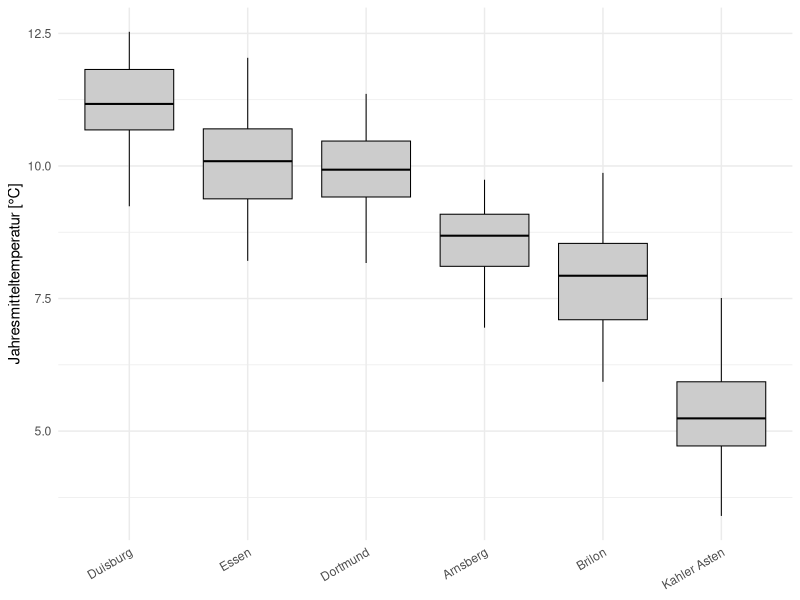
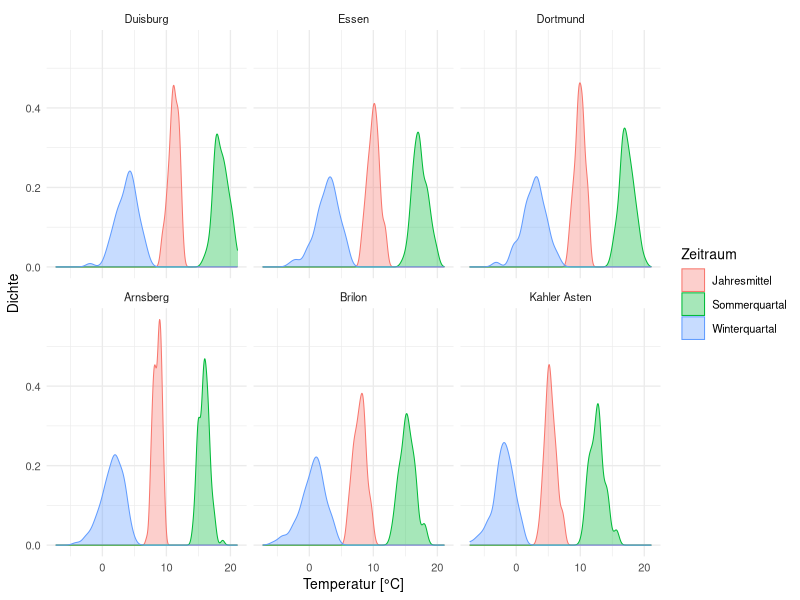
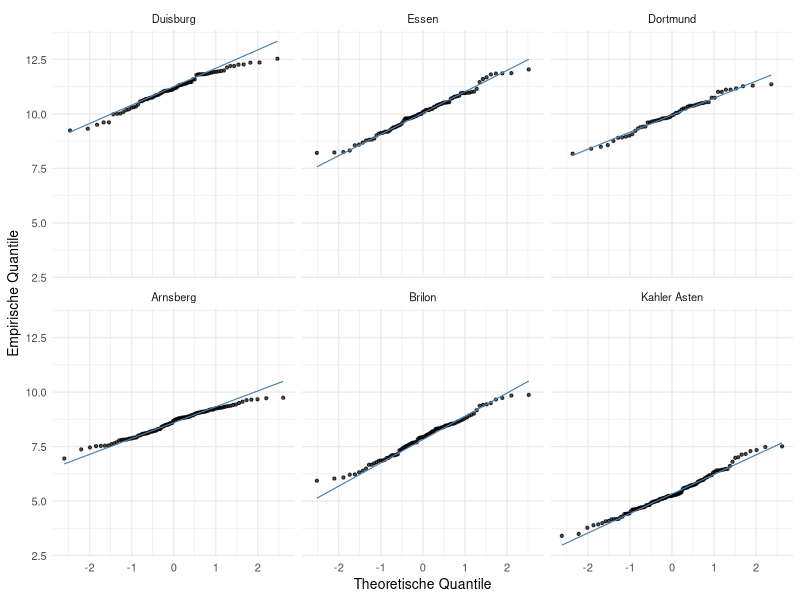
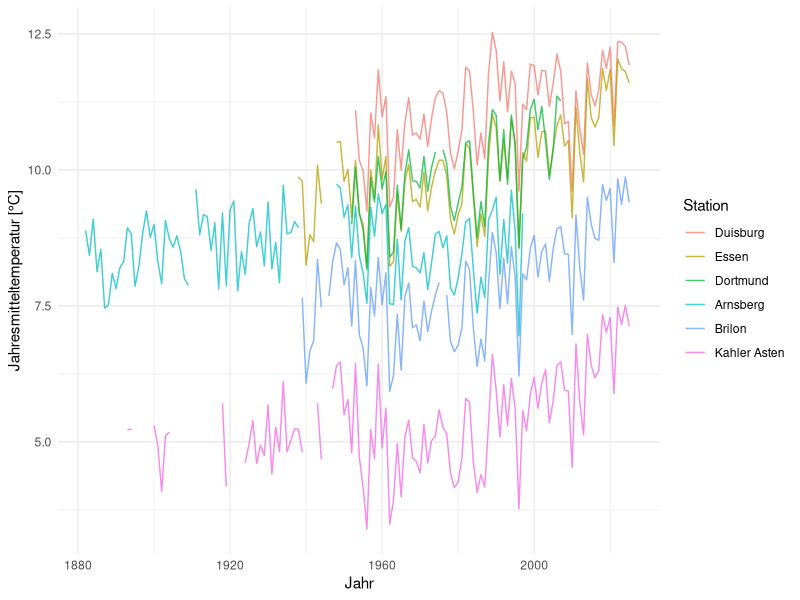

Reproduce these figures in R, in order.
# ============================================================
# 02 - Deskriptive Analyse
# Univariate/bivariate Kennzahlen, Verteilungsform je Station
# ============================================================

library(dplyr)
library(readr)
library(tidyr)
library(ggplot2)
library(patchwork)

df_weather <- read_csv("data/weather_clean.csv", show_col_types = FALSE) %>%
  mutate(station = factor(station,
    levels = c("Duisburg", "Essen", "Dortmund", "Arnsberg", "Brilon", "Kahler Asten")))

dir.create("plots", showWarnings = FALSE)

# ---- 1. Deskriptive Kennzahlen je Station (Jahres-, Winter-, Sommermittel) ----
descriptive_stats <- df_weather %>%
  select(station, annual, winter_djf, summer_jja) %>%
  pivot_longer(-station, names_to = "variable", values_to = "value") %>%
  group_by(station, variable) %>%
  summarise(
    n = sum(!is.na(value)),
    mean = mean(value, na.rm = TRUE),
    median = median(value, na.rm = TRUE),
    sd = sd(value, na.rm = TRUE),
    mad = mad(value, na.rm = TRUE),
    iqr = IQR(value, na.rm = TRUE),
    .groups = "drop"
  )

write_csv(descriptive_stats, "data/descriptive_stats.csv")
print(descriptive_stats, n = 20)

# ---- 2. Boxplots je Station (Ausreißer, Verteilungslage) ----
boxplot_annual <- ggplot(df_weather, aes(x = station, y = annual)) +
  geom_boxplot(fill = "grey80", color = "black", linewidth = 0.35,
               outlier.size = 1.2, outlier.alpha = 0.8) +
  labs(x = NULL, y = "Jahresmitteltemperatur [°C]") +
  theme_minimal(base_size = 11) +
  theme(axis.text.x = element_text(angle = 30, hjust = 1))

ggsave("plots/boxplot_annual.png", boxplot_annual, width = 6, height = 4, dpi = 150)

# ---- 3. Verteilungsform prüfen: KDE + QQ-Plot je Station ----
df_long <- df_weather %>%
  select(station, annual, winter_djf, summer_jja) %>%
  pivot_longer(c(annual, winter_djf, summer_jja), names_to = "type", values_to = "temperature") %>%
  mutate(type = recode(type,
    annual = "Jahresmittel", winter_djf = "Winterquartal", summer_jja = "Sommerquartal"))

kde_plot <- ggplot(df_long, aes(x = temperature, fill = type, color = type)) +
  geom_density(alpha = 0.35, linewidth = 0.35, na.rm = TRUE) +
  facet_wrap(~station, ncol = 3) +
  labs(x = "Temperatur [°C]", y = "Dichte", fill = "Zeitraum", color = "Zeitraum") +
  theme_minimal(base_size = 10)

ggsave("plots/kde_by_station.png", kde_plot, width = 8, height = 5, dpi = 150)

qq_plot <- ggplot(df_weather, aes(sample = annual)) +
  stat_qq(size = 0.8, alpha = 0.7) +
  stat_qq_line(linewidth = 0.4, color = "steelblue") +
  facet_wrap(~station, ncol = 3) +
  labs(x = "Theoretische Quantile", y = "Empirische Quantile") +
  theme_minimal(base_size = 10)

ggsave("plots/qq_annual.png", qq_plot, width = 8, height = 5, dpi = 150)

# ---- 4. Zeitreihe (Jahresmittel je Station) ----
timeseries_plot <- ggplot(df_weather, aes(x = year, y = annual, color = station)) +
  geom_line(alpha = 0.75) +
  labs(x = "Jahr", y = "Jahresmitteltemperatur [°C]", color = "Station") +
  theme_minimal(base_size = 11)

ggsave("plots/timeseries_annual.png", timeseries_plot, width = 7, height = 4, dpi = 150)

cat("EDA abgeschlossen. Plots in plots/, Kennzahlen in data/descriptive_stats.csv\n")
cat("Verteilungsform: Histogramme/KDE zeigen je Station eine annähernd glockenförmige\n")
cat("Verteilung, QQ-Plots liegen nahe der Diagonalen -> Normalverteilung approximativ plausibel.\n")
